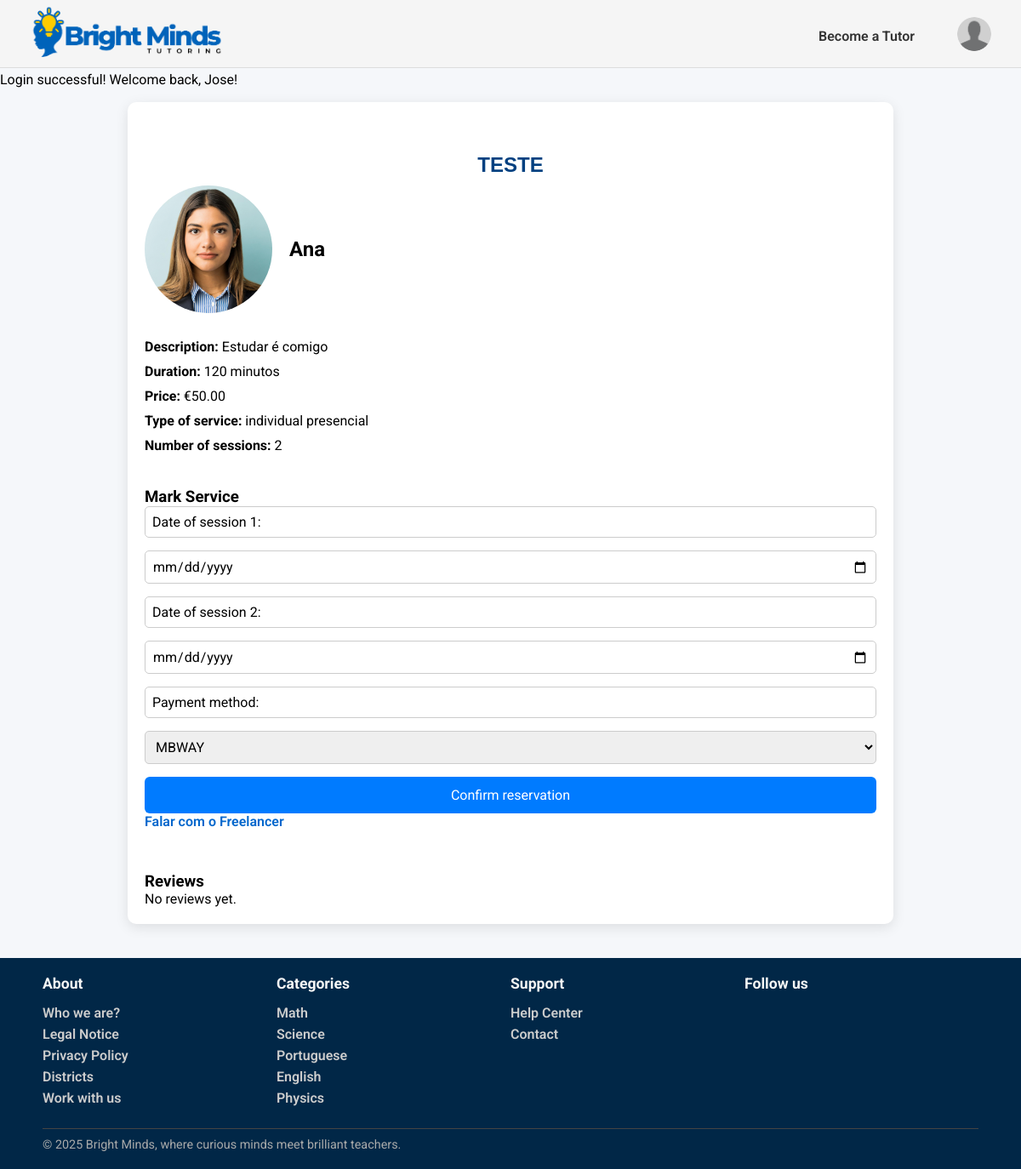
Screenshot of /pages/service_detail.php?id=2 (signed in) with the database file from the repository.
### tables this page shows
CREATE TABLE Service(
    service_id INTEGER PRIMARY KEY,
    freelancer_id INTEGER NOT NULL,
    title TEXT NOT NULL,
    category_name TEXT NOT NULL,
    description TEXT NOT NULL,
    duracao INTEGER NOT NULL,
    price REAL NOT NULL,
    service_type TEXT CHECK(service_type IN ('individual presencial', 'grupo presencial', 'individual online','grupo online', 'revisão trabalhos')) NOT NULL,
    num_sessoes INTEGER NOT NULL,
    status TEXT CHECK(status IN ('ativo', 'inativo')) DEFAULT 'ativo',
    max_students INTEGER,
    FOREIGN KEY (freelancer_id) REFERENCES Freelancers(freelancer_id) ON UPDATE CASCADE ON DELETE CASCADE,
    FOREIGN KEY (category_name) REFERENCES Category(category_name) ON UPDATE CASCADE ON DELETE RESTRICT
);

CREATE TABLE User (
    user_id INTEGER PRIMARY KEY,
    username TEXT UNIQUE NOT NULL,
    name TEXT NOT NULL,
    birth_date DATE,
    email TEXT UNIQUE NOT NULL,
    password TEXT NOT NULL,
    usertype TEXT CHECK(usertype IN ('student', 'tutor', 'admin')) NOT NULL,
    address TEXT,
    postal_code TEXT,
    city TEXT,
    registration_date DATE NOT NULL,
    profile_image TEXT
);

CREATE TABLE Category(
    category_name TEXT PRIMARY KEY
);

### pages/service_detail.php (called while the page is built, shortened)
<?php
require_once('../database/connection.db.php');
require_once('../database/service.class.php');
require_once('../database/user.class.php');
require_once('../database/review.class.php');
require_once('../utils/session.php');
require_once(__DIR__. '/../templates/services.tpl.php');
require_once('../database/categories.php');
$session = new Session();
$db = getDatabaseConnection();
$categories = getAllCategories($db);
$service_id = intval($_GET['id']);
$service = Service::getServiceById($db, $service_id);
$freelancer = User::getUserbyId($db, $service->freelancer_id);
$reviews = Review::getReviewsByServiceId($db, $service_id);
drawHeader($session);
drawServiceDetail($service, $freelancer, $reviews);
drawFooter($categories);
?>

### utils/session.php (called while the page is built, shortened)
<?php
  class Session {
    private array $messages;
    public function __construct() {
      $this->messages = isset($_SESSION['messages']) ? $_SESSION['messages'] : array();
    }
    public function isLoggedIn() : bool {
      return isset($_SESSION['id']);
    }
    public function getUserType() : ?string {
      return isset($_SESSION['user_type']) ? $_SESSION['user_type'] : null;
    }
    public function getPhoto(): ?string{
      return isset($_SESSION['photo']) ? $_SESSION['photo'] : null;
    }
    public function getMessages() {
      return $this->messages;
    }
  }
?>

### database/service.class.php (called while the page is built, shortened)
<?php
  class Service {
    public function __construct(int $service_id, int $freelancer_id, string $title, string $category_name, string $description, int $duracao, int $price, string $service_type, int $num_sessoes, ?int $max_students) {
        $this->freelancer_id = $freelancer_id;
        $this->title = $title;
        $this->description = $description;
        $this->duracao = $duracao;
        $this->price = $price;
        $this->service_type = $service_type;
        $this->num_sessoes= $num_sessoes;
    }
    public static function getServiceById(PDO $db, int $id): ?Service {
        $stmt = $db->prepare('SELECT * FROM Service WHERE service_id = ?');
        $stmt->execute([$id]);
        $row = $stmt->fetch(PDO::FETCH_ASSOC);
        return new Service(
            intval($row['service_id']),
            intval($row['freelancer_id']),
            $row['title'],
            $row['category_name'],
            $row['description'],
            $row['duracao'],
            intval($row['price']),
            $row['service_type'],
            intval($row['num_sessoes']),
            isset($row['max_students']) ? intval($row['max_students']) : null,
        );
    }
}
?>

### database/user.class.php (called while the page is built, shortened)
<?php
  class User {
    public ?string $profile_image;
    public function __construct(int $id, string $username, string $name, string $email, string $password, string $user_type, string $registration_date, ?string $birth_date, ?string $address, ?string $postal_code, ?string $city, ?string $profile_image) {
      $this->id = $id;
      $this->name= $name;
      $this->profile_image= $profile_image;
    }
    static function getUserbyId(PDO $db, int $id) : User {
      $stmt = $db->prepare('SELECT * FROM User WHERE user_id = ?');
      $stmt->execute(array($id));
      $user = $stmt->fetch();
      return new User(
          intval($user['user_id']),
          $user['username'],
          $user['name'],
          $user['email'],
          $user['password'],
          $user['usertype'],
          $user['registration_date'],
          $user['birth_date'],
          $user['address'],
          $user['postal_code'],
          $user['city'],
          $user['profile_image']
        );
    }
    function getPhoto() : string {
      $photo = $this->profile_image ?? "/docs/profile_img/default.png";
      if (file_exists(__DIR__ . '/..' . $photo)) {
        return $photo;
      } else {
      return "/docs/profile_img/default.png";
      }
    }
  }
?>

### database/categories.php (called while the page is built, shortened)
<?php
  function getAllCategories(PDO $db) {
    $stmt = $db->prepare('SELECT category_name
                          FROM Category');
    $stmt->execute();
    return $stmt->fetchAll();
  }
?>

### templates/services.tpl.php (the view, shortened to what this page needs)
<?php function drawServiceDetail($service, $freelancer, $reviews) { ?>
<section id="service-detail">
  <h1><?= htmlspecialchars($service->title) ?></h1>
  <div class="freelancer-info">
    <img src="<?= htmlspecialchars($freelancer->getPhoto()) ?>" alt="Photo of <?= htmlspecialchars($freelancer->name) ?>" />
    <h2><?= htmlspecialchars($freelancer->name) ?></h2>
  </div>
  <div class="service-info">
    <p><strong>Description:</strong> <?= nl2br(htmlspecialchars($service->description)) ?></p>
    <p><strong>Duration:</strong> <?= htmlspecialchars($service->duracao) ?> minutos</p>
    <p><strong>Price:</strong> €<?= number_format($service->price, 2) ?></p>
    <p><strong>Type of service:</strong> <?= htmlspecialchars($service->service_type) ?></p>
    <p><strong>Number of sessions:</strong> <?= htmlspecialchars($service->num_sessoes) ?></p>
  </div>
  <div class="booking-form">
    <h3>Mark Service</h3>
    <form action="../actions/action_booking.php" method="POST">
      <?php for ($i = 1; $i <= $service->num_sessoes; $i++): ?>
      <label for="date<?= $i ?>">Date of session <?= $i ?>:</label>
      <input type="date" id="date<?= $i ?>" name="dates[]" required />
    <?php endfor; ?>
      <label for="payment_method">Payment method:</label>
      <select name="payment_method" id="payment_method" required>
        <option value="MBWAY">MBWAY</option>
      </select>
      <button type="submit">Confirm reservation</button>
    </form>
  </div>
  <div class="contact-freelancer">
    <a href="chat.php?user=<?= $freelancer->id ?>" class="btn"> Falar com o Freelancer</a>
  </div>
  <div class="reviews">
    <h3>Reviews</h3>
    <?php if (count($reviews) === 0) { ?>
      <p>No reviews yet.</p>
    <?php } ?>
  </div>
</section>
<?php } ?>

### templates/common.tpl.php (shortened to what this page needs)
<?php
    require_once(__DIR__. '/../utils/session.php');
    require_once(__DIR__.'/../database/user.class.php');
?>
<?php function drawHeader(Session $session){ ?>
    <!DOCTYPE html>
    <html>
        <head>
            <link rel="stylesheet" href="../css/style.css">
            <link rel="stylesheet" href="../css/profile.css">
            <link rel="stylesheet" href="../css/services.css">
            <link rel="stylesheet" href="../css/service_detail.css">
            <link rel="stylesheet" href="../css/admin.css">
            <link rel="stylesheet" href="../css/services_manage.css">
            <link rel="stylesheet" href="../css/client_booking.css">
            <link rel="stylesheet" href="../css/message.css">
        </head>
        <body>
            <header>
                <nav>
                    <a href="../pages/index.php"><img id="logo" src="../docs/BrightMinds_logo.png" alt="BrightMinds Logo"></a>
                    <?php
                        if($session->isLoggedIn()) drawUserNav($session);
                        else drawVisitorNav();
                    ?>
                </nav>
                <section id="messages">
                    <?php foreach ($session->getMessages() as $messsage) { ?>
                        <article class="<?=$messsage['type']?>">
                            <?=$messsage['text']?>
                        </article>
                    <?php } ?>
                </section>
            </header>
            <main>
<?php } ?>
<?php function drawUserNav(Session $session) { ?>
    <div class="user-nav">
        <?php if($session->getUserType()==='student'){ ?>
            <a href="../pages/become_freelancer.php">Become a Tutor</a>
        <?php } else { ?>
            <a href="../pages/add_service.php">Add Service</a>
        <?php } ?>
        <div class="profile-dropdown">
            <button type="button" class="profile-button" onclick="toggleProfileMenu()">
                <img src="<?= $session->getPhoto() ?>" alt="Profile image" class="profile-image">
            </button>
        </div>
    </div>
<?php } ?>
<?php function drawFooter(array $categories){ ?>
            </main>
            <footer>
                <div class="footer-content">
                    <section class="footer-column">
                        <h3>About</h3>
                        <ul>
                            <li><a href="">Who we are?</a></li>
                            <li><a href="">Legal Notice</a></li>
                            <li><a href="">Privacy Policy</a></li>
                            <li><a href="">Districts</a></li>
                            <li><a href="">Work with us</a></li>
                        </ul>
                    </section>
                    <section class="footer-column">
                        <h3>Categories</h3>
                        <ul>
                            <?php foreach($categories as $category){ ?>
                                <li>
                                    <a href=""><?=$category['category_name']?>
                                    </a>
                                </li>
                            <?php } ?>
                        </ul>
                    </section>
                    <section class="footer-column">
                        <h3>Support</h3>
                        <ul>
                            <li><a href="#">Help Center</a></li>
                            <li><a href="#">Contact</a></li>
                        </ul>
                    </section>
                    <section class="footer-column">
                        <h3>Follow us</h3>
                    </section>
                    <div class="footer-bottom">
                        <hr>
                        <p>© 2025 Bright Minds, where curious minds meet brilliant teachers.</p>
                    </div>
                </div>
            </footer>
        </body>
    </html>
<?php } ?>

### css/style.css (style rules this page uses)
* { font-family: "Roboto"; margin:0; padding:0; box-sizing: border-box; }
body { background-color: #f5f7fa; }
header { font-family: "Roboto"; font-style: normal; background-color: whitesmoke; border-bottom: 1px solid #ddd; height: 80px; width: 100%; position: sticky; top:0; left:0; }
nav { display: flex; align-items: center; justify-content: space-between; padding: 5px 35px; }
#logo { height:70px; width: auto; }
a { text-decoration:none; }
.visitor-nav-links li a, .user-nav a { color: #333; font-weight: 600; font-size: 16px; }
.user-nav { display: flex; align-items: center; gap: 50px; }
.user-nav > a { color: #333; font-weight: 600; font-size: 16px; }
.profile-button { background:none; border:none; cursor:pointer; padding:0; }
.profile-image { width: 40px; height: 40px; border-radius: 50%; object-fit: cover; }
.profile-dropdown { position: relative; }
footer { font-family: "Roboto", sans-serif; background-color: #012747; color: #fff; padding: 20px 50px; }
.footer-content { display:grid; grid-template-columns: repeat(4, 1fr); grid-template-rows: auto auto; row-gap: 20px; }
.footer-bottom { grid-column: 1 / -1; }
.footer-column h3 { font-size: 1.1rem; margin-bottom: 15px; color: #f5f5f5; }
.footer-column ul { list-style: none; }
.footer-column ul li { margin-bottom: 6px; }
.footer-column ul li a { text-decoration: none; color: #ccc; }
.footer-bottom { text-align: start; font-size: 0.9rem; color: #aaa; }
.footer-bottom hr { border: none; border-top: 1px solid #444; margin-bottom: 10px; }

### css/profile.css (style rules this page uses)
* { font-family: "Roboto"; margin:0; padding:0; box-sizing: border-box; }

### css/service_detail.css (style rules this page uses)
#service-detail { max-width: 900px; margin: 40px auto; padding: 20px; background: white; border-radius: 10px; box-shadow: 0 4px 15px rgba(0,0,0,0.1); }
#service-detail > h1 { margin-top: 40px; margin-bottom: 10px; }
.freelancer-info { display: flex; align-items: center; gap: 20px; margin-bottom: 30px; }
.freelancer-info img { width: 150px; height: 150px; border-radius: 50%; object-fit: cover; }
.service-info p { margin: 10px 0; font-size: 16px; }
.booking-form { margin-top: 40px; }
.booking-form label, .booking-form select, .booking-form input { display: block; width: 100%; margin-bottom: 15px; font-size: 16px; padding: 8px; border-radius: 5px; border: 1px solid #ccc; }
.booking-form button { background-color: #007bff; color: white; padding: 12px; border: none; border-radius: 6px; cursor: pointer; font-size: 16px; width: 100%; }
.reviews { margin-top: 50px; }

### css/services_manage.css (style rules this page uses)
h1 { margin-top: 100px; color: #004080; }
a { color: #0066cc; text-decoration: none; }

### css/client_booking.css (style rules this page uses)
h1 { margin-top: 100px; color: #004080; font-family: Arial, sans-serif; font-weight: bold; text-align: center; margin-bottom: 40px; }
a { color: #0066cc; text-decoration: none; font-weight: 600; }

### rows the page displays
service: title "TESTE", description "Estudar é comigo", duracao "120", price "50.00", service_type "individual presencial", max_students "2"
user: profile_image (picture), name "Ana"
category: category_name "Math"
category: category_name "Science"
category: category_name "Portuguese"
category: category_name "English"
category: category_name "Physics"

### other values shown
$messsage['text'] "Login successful! Welcome back, Jose!"
